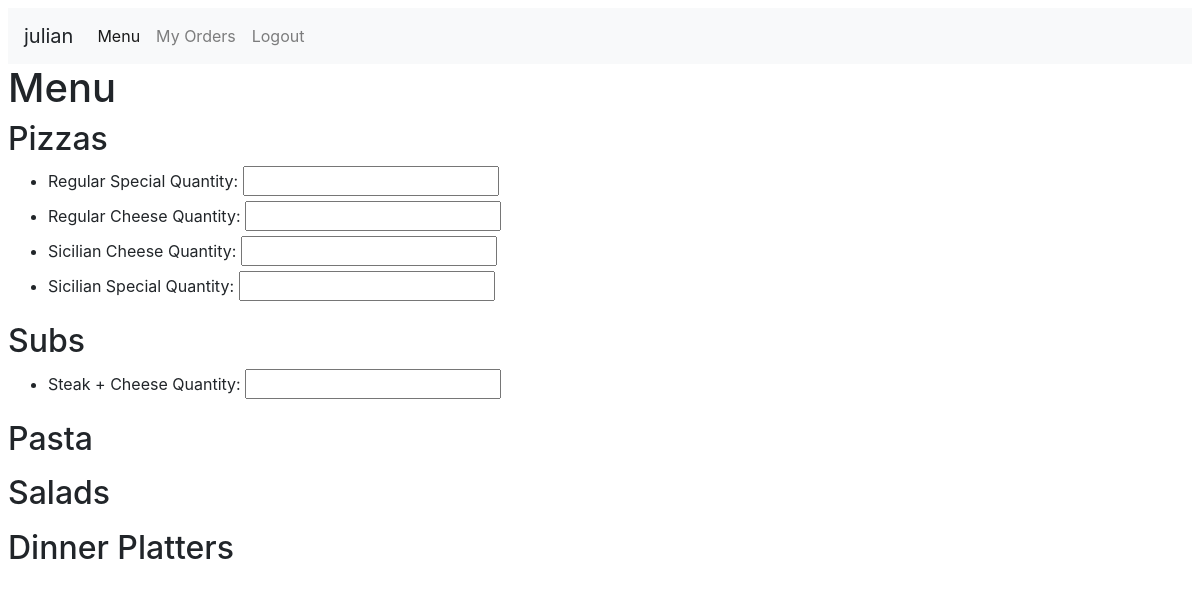
The page /menu/ (signed in) on the database its author committed.
### orders/models.py (models this page shows)
class Category(models.Model):
    category = models.CharField(max_length=64)
    def __str__(self):
        return f"{self.category}"

class Item(models.Model):
    category = models.ForeignKey(Category, on_delete=models.CASCADE)
    item = models.CharField(max_length=64)
    small_price = models.FloatField(max_length=10, blank=True, null=True)
    large_price = models.FloatField(max_length=10, blank=True, null=True)
    set_price = models.FloatField(max_length=10, blank=True, null=True)
    def __str__(self):
        return f"{self.item}"

### orders/views.py (the view)
# urls.py: path("", views.index, name="index")
def index(request):
    if not request.user.is_authenticated:
        return render(request, "users/login.html", {"message": None})
    context = {
        "user": request.user,
        "Category": Category.objects.all(),
        "Item": Item.objects.all()
    }
    return render(request, "orders/index.html", context)

### orders/templates/orders/index.html
{% extends "orders/base.html" %}
{% block body %}
  <h1>Menu</h1>
    {% for category in Category %}
      <h2>  {{ category }} </h2>
      <ul>
        {% for item in Item %}
          {% if item.category == category %}
            <li>
              {{ item }}
              <label for="quantity">Quantity:</label>
              <input type="number" id="{{item}}" min="0">
            </li>
          {% endif %}
        {% endfor %}
      </ul>
    {% endfor %}
{% endblock %}

### orders/templates/orders/base.html (shortened to what this page needs)
<!DOCTYPE html>
<html>
    <head>
      <link rel="stylesheet" href="https://maxcdn.bootstrapcdn.com/bootstrap/4.0.0/css/bootstrap.min.css">
    </head>
    <body class = m-2>
      <nav class="navbar navbar-expand-lg navbar-light bg-light">
        <a class="navbar-brand">{{user}}</a>
        <div class="collapse navbar-collapse" id="navbarSupportedContent">
          <ul class="navbar-nav mr-auto">
            <li class="nav-item active">
              <a class="nav-link" href="#">Menu <span class="sr-only">(current)</span></a>
            </li>
            <li class="nav-item">
              <a class="nav-link" href="#">My Orders</a>
            </li>
            <li class="nav-item">
              <a class ="nav-link" href="{% url 'logout' %}">Logout</a>
            </li>
          </ul>
        </div>
      </nav>
        {% block body %}
        {% endblock %}
    </body>
</html>

### rows shown on the page
Category: category "Pizzas"
Item: item "Regular Special"
Item: item "Regular Cheese"
Item: item "Sicilian Cheese"
Item: item "Sicilian Special"
Category: category "Subs"
Item: item "Steak + Cheese"
Category: category "Pasta"
Category: category "Salads"
Category: category "Dinner Platters"

### other values the page prints
{{ user }} "julian"
